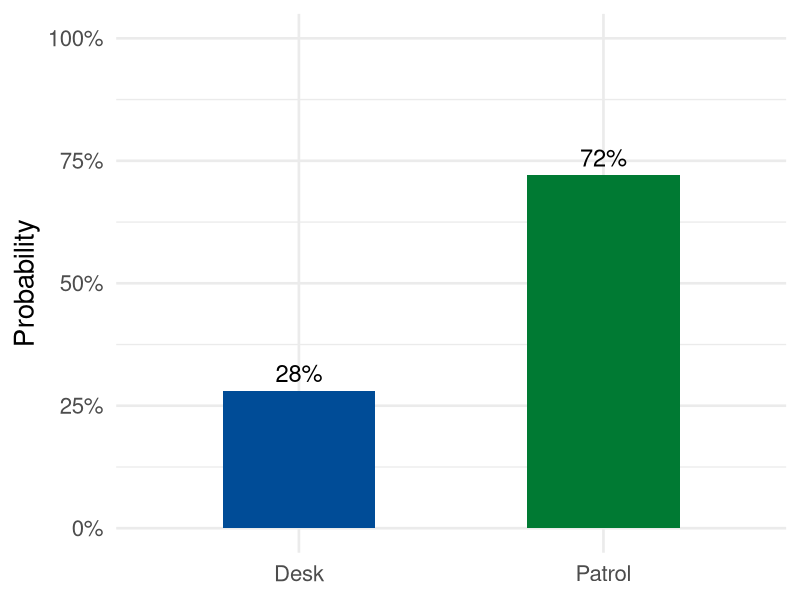
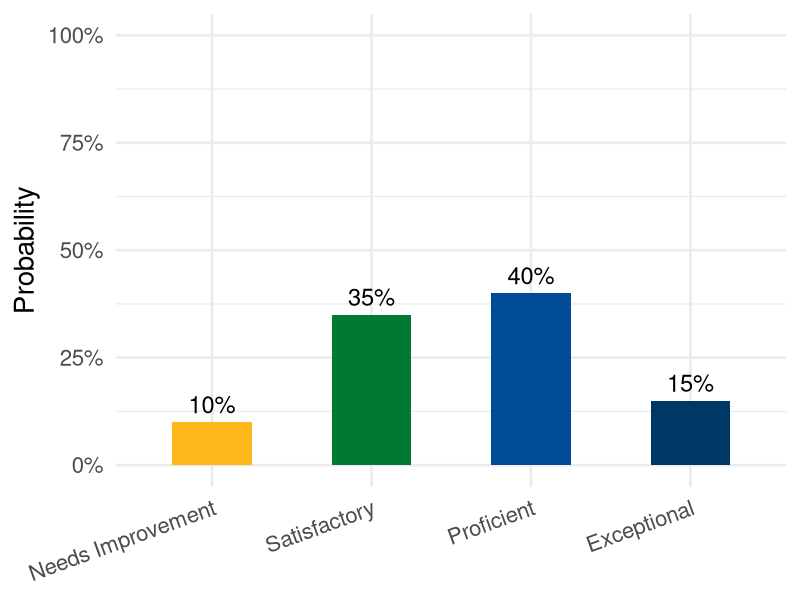
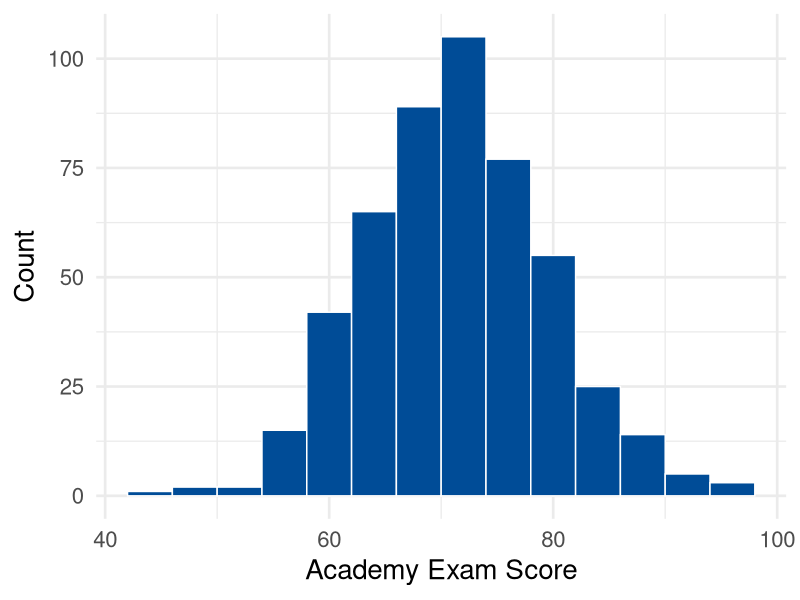
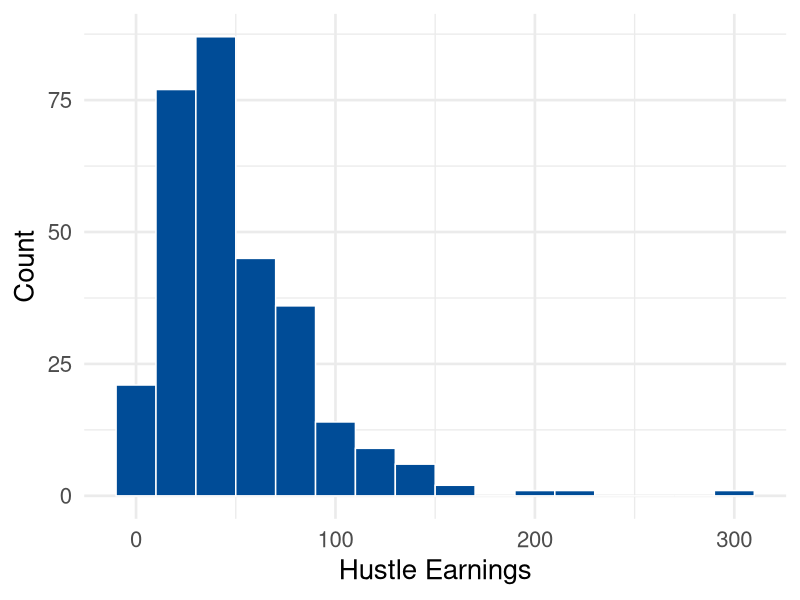
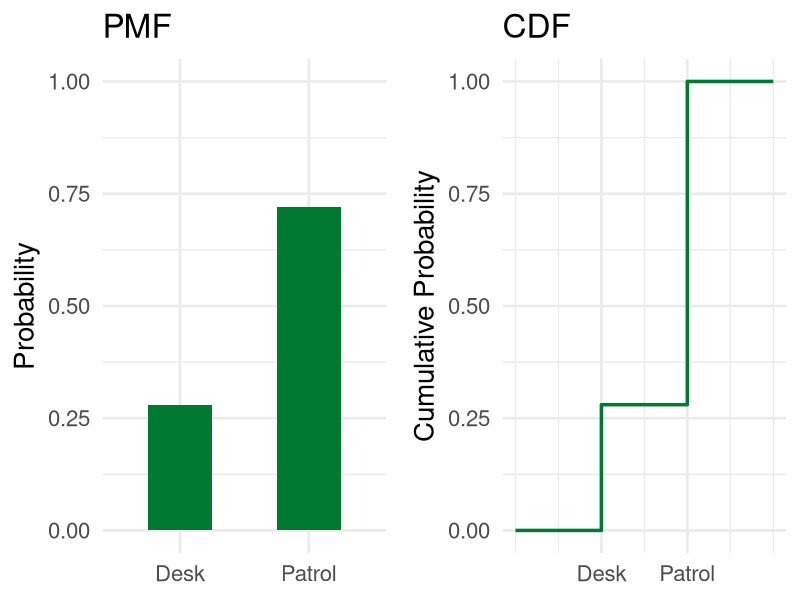
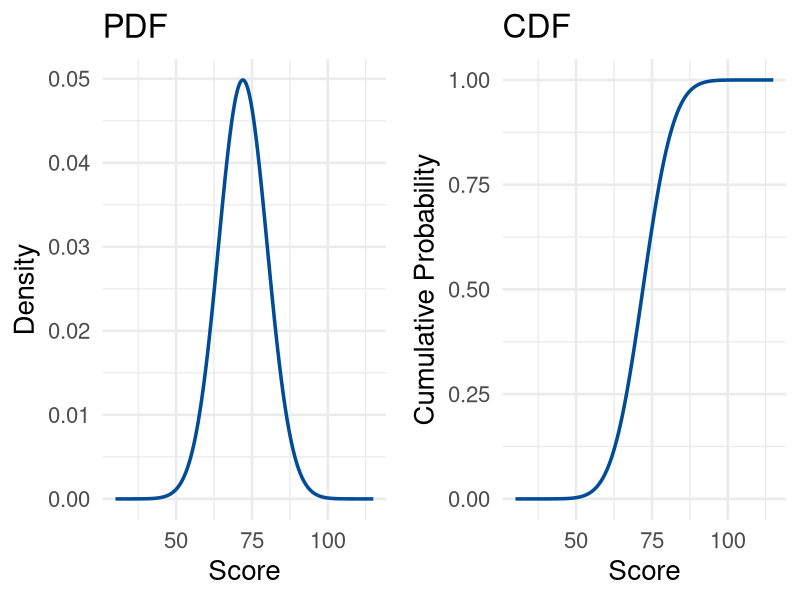
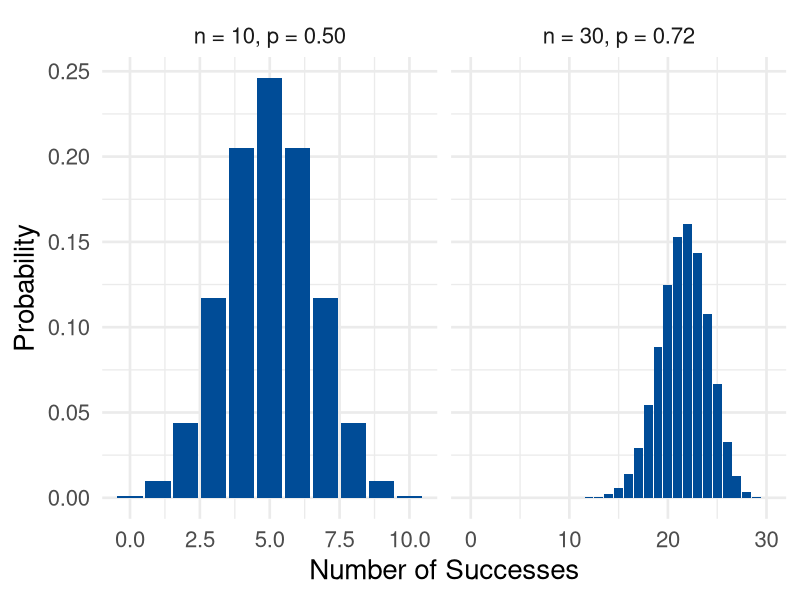
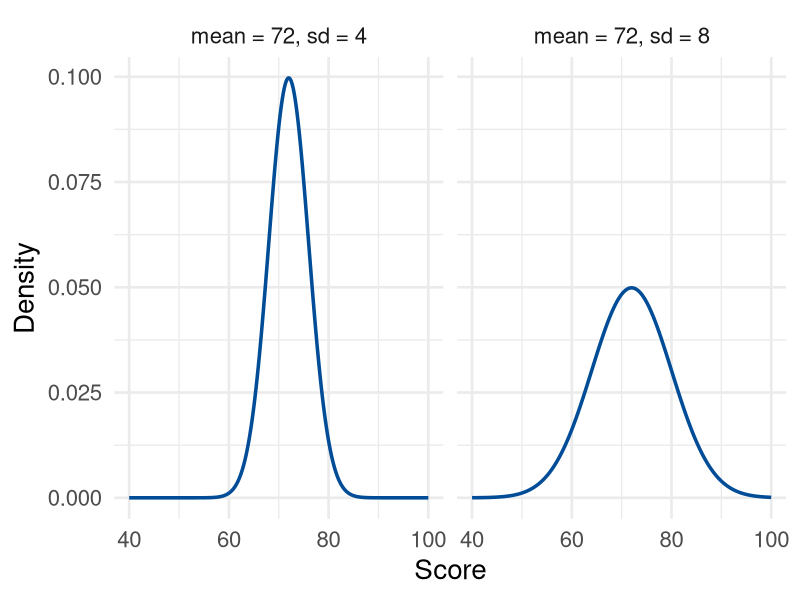

The R source for these figures, in order:
## ---- chunk 1
#| echo: false
library(tidyverse)

uwf_blue <- "#004C97"
uwf_green <- "#007A33"
uwf_marigold <- "#FFB81C"
uwf_midnight <- "#003865"
## ---- chunk 2
#| echo: false
#| fig-align: 'center'

dept_probs <- tibble(
  department = c("Patrol", "Desk"),
  probability = c(0.72, 0.28)
)

ggplot(dept_probs, aes(x = department, y = probability, fill = department)) +
  geom_col(width = 0.5) +
  geom_text(aes(label = scales::percent(probability)), vjust = -0.5, size = 6) +
  scale_fill_manual(values = c("Patrol" = uwf_green, "Desk" = uwf_blue)) +
  scale_y_continuous(limits = c(0, 1), labels = scales::percent) +
  labs(x = NULL, y = "Probability", title = NULL) +
  theme_minimal(base_size = 20) +
  theme(legend.position = "none")
## ---- chunk 3
#| echo: false
#| fig-align: 'center'

perf_probs <- tibble(
  performance_tier = factor(
    c("Needs Improvement", "Satisfactory", "Proficient", "Exceptional"),
    levels = c("Needs Improvement", "Satisfactory", "Proficient", "Exceptional")
  ),
  probability = c(0.10, 0.35, 0.40, 0.15)
)

ggplot(perf_probs, aes(x = performance_tier, y = probability, fill = performance_tier)) +
  geom_col(width = 0.5) +
  geom_text(aes(label = scales::percent(probability)), vjust = -0.5, size = 6) +
  scale_fill_manual(values = c(
    "Needs Improvement" = uwf_marigold,
    "Satisfactory" = uwf_green,
    "Proficient" = uwf_blue,
    "Exceptional" = uwf_midnight
  )) +
  scale_y_continuous(limits = c(0, 1), labels = scales::percent) +
  labs(x = NULL, y = "Probability", title = NULL) +
  theme_minimal(base_size = 20) +
  theme(legend.position = "none",
        axis.text.x = element_text(angle = 20, hjust = 1))
## ---- chunk 4
#| echo: false
#| fig-align: 'center'
set.seed(15671)

exam_df <- tibble(
  academy_exam_score = rnorm(500, mean = 72, sd = 8)
)

ggplot(exam_df, aes(x = academy_exam_score)) +
  geom_histogram(binwidth = 4, fill = uwf_blue, color = "white") +
  labs(x = "Academy Exam Score", y = "Count", title = NULL) +
  theme_minimal(base_size = 20)
## ---- chunk 5
#| echo: false
#| fig-align: 'center'
set.seed(797)

earnings_df <- tibble(
  hustle_earnings = rgamma(300, shape = 2, scale = 25)
)

ggplot(earnings_df, aes(x = hustle_earnings)) +
  geom_histogram(binwidth = 20, fill = uwf_blue, color = "white") +
  labs(x = "Hustle Earnings", y = "Count", title = NULL) +
  theme_minimal(base_size = 20)
## ---- chunk 6
#| fig-align: 'center'
#| echo: false
set.seed(7067)

dept_probs <- tibble(
  department = c("Patrol", "Desk"),
  probability = c(0.72, 0.28)
)

disc_cdf <- tibble(
  x = c(0, 1, 2, 3),
  cumulative = c(0, 0.28, 1.00, 1.00)
)

p1 <- ggplot(dept_probs, aes(x = department, y = probability, fill = department)) +
  geom_col(width = 0.5) +
  scale_fill_manual(values = c("Patrol" = uwf_green, "Desk" = uwf_green)) +
  scale_y_continuous(limits = c(0, 1)) +
  labs(title = "PMF", x = NULL, y = "Probability") +
  theme_minimal(base_size = 20) +
  theme(legend.position = "none")

p2 <- ggplot(disc_cdf, aes(x = x, y = cumulative)) +
  geom_step(color = uwf_green, linewidth = 1.2, direction = "hv") +
  #geom_point(data = disc_cdf |> filter(x %in% c(1, 2)), color = uwf_green, size = 3) +
  scale_x_continuous(breaks = c(1, 2), labels = c("Desk", "Patrol"), limits = c(0, 3)) +
  scale_y_continuous(limits = c(0, 1)) +
  labs(title = "CDF", x = NULL, y = "Cumulative Probability") +
  theme_minimal(base_size = 20)

ggpubr::ggarrange(p1, p2, ncol = 2)
## ---- chunk 7
#| fig-align: 'center'
#| echo: false
set.seed(7067)

cont_df <- tibble(x = seq(30, 115, length.out = 300)) |>
  mutate(density = dnorm(x, mean = 72, sd = 8),
         cumulative = pnorm(x, mean = 72, sd = 8))

p3 <- ggplot(cont_df, aes(x = x, y = density)) +
  geom_line(color = uwf_blue, linewidth = 1.2) +
  labs(title = "PDF", x = "Score", y = "Density") +
  theme_minimal(base_size = 20)

p4 <- ggplot(cont_df, aes(x = x, y = cumulative)) +
  geom_line(color = uwf_blue, linewidth = 1.2) +
  scale_y_continuous(limits = c(0, 1)) +
  labs(title = "CDF", x = "Score", y = "Cumulative Probability") +
  theme_minimal(base_size = 20)

ggpubr::ggarrange(p3, p4, ncol = 2)
## ---- chunk 8
#| fig-align: 'center'
#| echo: false
set.seed(111)

binom_df <- bind_rows(
  tibble(x = 0:30, prob = dbinom(x, size = 30, prob = 0.72), p_label = "n = 30, p = 0.72"),
  tibble(x = 0:10, prob = dbinom(x, size = 10, prob = 0.5), p_label = "n = 10, p = 0.50")
)

ggplot(binom_df, aes(x = x, y = prob)) +
  geom_col(fill = uwf_blue) +
  facet_wrap(~p_label, scales = "free_x") +
  labs(x = "Number of Successes", y = "Probability", title = NULL) +
  theme_minimal(base_size = 20)
## ---- chunk 9
#| fig-align: 'center'
#| echo: false
set.seed(111)

normal_df <- bind_rows(
  tibble(x = seq(40, 100, length.out = 300)) |> mutate(density = dnorm(x, 72, 8), p_label = "mean = 72, sd = 8"),
  tibble(x = seq(40, 100, length.out = 300)) |> mutate(density = dnorm(x, 72, 4), p_label = "mean = 72, sd = 4")
)

ggplot(normal_df, aes(x = x, y = density)) +
  geom_line(color = uwf_blue, linewidth = 1.2) +
  #geom_area(fill = uwf_blue, alpha = 0.15) +
  facet_wrap(~p_label, scales = "free_x") +
  labs(x = "Score", y = "Density", title = NULL) +
  theme_minimal(base_size = 20)
## ---- chunk 10
#| fig-align: 'center'
#| echo: false
set.seed(176927)

mu_df <- bind_rows(
  tibble(x = seq(40, 110, length.out = 300)) |> mutate(density = dnorm(x, 60, 8), label = "mu = 60"),
  tibble(x = seq(40, 110, length.out = 300)) |> mutate(density = dnorm(x, 72, 8), label = "mu = 72"),
  tibble(x = seq(40, 110, length.out = 300)) |> mutate(density = dnorm(x, 90, 8), label = "mu = 90")
)

ggplot(mu_df, aes(x = x, y = density, color = label)) +
  geom_line(linewidth = 1.2) +
  scale_color_manual(values = c(uwf_blue, uwf_green, uwf_marigold)) +
  labs(x = "Score", y = "Density", color = NULL, title = NULL) +
  theme_minimal(base_size = 20) +
  theme(legend.position = "bottom")
## ---- chunk 11
#| fig-align: 'center'
#| echo: false
set.seed(798765)

sigma_df <- bind_rows(
  tibble(x = seq(40, 100, length.out = 300)) |> mutate(density = dnorm(x, 72, 4), label = "sigma = 4"),
  tibble(x = seq(40, 100, length.out = 300)) |> mutate(density = dnorm(x, 72, 8), label = "sigma = 8"),
  tibble(x = seq(40, 100, length.out = 300)) |> mutate(density = dnorm(x, 72, 12), label = "sigma = 12")
)

ggplot(sigma_df, aes(x = x, y = density, color = label)) +
  geom_line(linewidth = 1.2) +
  scale_color_manual(values = c(uwf_blue, uwf_green, uwf_marigold)) +
  labs(x = "Score", y = "Density", color = NULL, title = NULL) +
  theme_minimal(base_size = 20) +
  theme(legend.position = "bottom")
## ---- chunk 12
#| fig-align: 'center'
#| echo: false
set.seed(79276777)

std_normal_df <- tibble(x = seq(-4, 4, length.out = 300)) |>
  mutate(density = dnorm(x, mean = 0, sd = 1))

ggplot(std_normal_df, aes(x = x, y = density)) +
  geom_line(color = uwf_blue, linewidth = 1.2) +
  labs(x = "z", y = "Density", title = NULL) +
  theme_minimal(base_size = 20)
## ---- chunk 13
#| fig-align: 'center'
#| echo: false
set.seed(7916698)

t_df <- bind_rows(
  tibble(x = seq(-4, 4, length.out = 300)) |> mutate(density = dt(x, df = 2), label = "df = 2"),
  tibble(x = seq(-4, 4, length.out = 300)) |> mutate(density = dt(x, df = 7), label = "df = 7"),
  tibble(x = seq(-4, 4, length.out = 300)) |> mutate(density = dnorm(x), label = "standard normal")
)

ggplot(t_df, aes(x = x, y = density, color = label)) +
  geom_line(linewidth = 1.2) +
  scale_color_manual(values = c(uwf_blue, uwf_green, uwf_marigold)) +
  labs(x = "t", y = "Density", color = NULL, title = NULL) +
  theme_minimal(base_size = 20) +
  theme(legend.position = "bottom")
## ---- chunk 14
#| fig-align: 'center'
#| echo: false
set.seed(7916698)

chisq_df <- bind_rows(
  tibble(x = seq(0, 20, length.out = 300)) |> mutate(density = dchisq(x, df = 2), label = "df = 2"),
  tibble(x = seq(0, 20, length.out = 300)) |> mutate(density = dchisq(x, df = 5), label = "df = 4")
)

ggplot(chisq_df, aes(x = x, y = density, color = label)) +
  geom_line(linewidth = 1.2) +
  scale_color_manual(values = c(uwf_blue, uwf_green)) +
  labs(x = expression(chi^2), y = "Density", color = NULL, title = NULL) +
  theme_minimal(base_size = 20) +
  theme(legend.position = "bottom")
## ---- chunk 15
#| fig-align: 'center'
#| echo: false
set.seed(7916698)

chisq_df <- bind_rows(
  tibble(x = seq(0, 60, length.out = 300)) |> mutate(density = dchisq(x, df = 3), label = "df = 3"),
  tibble(x = seq(0, 60, length.out = 300)) |> mutate(density = dchisq(x, df = 15), label = "df = 15"),
  tibble(x = seq(0, 60, length.out = 300)) |> mutate(density = dchisq(x, df = 30), label = "df = 30")
) |>
  mutate(label = factor(label, levels = c("df = 3", "df = 15", "df = 30")))

ggplot(chisq_df, aes(x = x, y = density, color = label)) +
  geom_line(linewidth = 1.2) +
  scale_color_manual(values = c(uwf_blue, uwf_green, uwf_marigold)) +
  labs(x = expression(chi^2), y = "Density", color = NULL, title = NULL) +
  theme_minimal(base_size = 20) +
  theme(legend.position = "bottom")
## ---- chunk 16
#| fig-align: 'center'
#| echo: false
set.seed(7916698)

f_df <- bind_rows(
  tibble(x = seq(0, 5, length.out = 300)) |> mutate(density = df(x, df1 = 2, df2 = 5), label = "df1 = 2, df2 = 5"),
  tibble(x = seq(0, 5, length.out = 300)) |> mutate(density = df(x, df1 = 5, df2 = 15), label = "df1 = 5, df2 = 15")
)

ggplot(f_df, aes(x = x, y = density, color = label)) +
  geom_line(linewidth = 1.2) +
  scale_color_manual(values = c(uwf_blue, uwf_green)) +
  labs(x = "F", y = "Density", color = NULL, title = NULL) +
  theme_minimal(base_size = 20) +
  theme(legend.position = "bottom")
## ---- chunk 17
#| fig-align: 'center'
#| echo: false
set.seed(7916698)

f_df <- bind_rows(
  tibble(x = seq(0, 5, length.out = 300)) |> mutate(density = df(x, df1 = 2, df2 = 5), label = "df1 = 2, df2 = 5"),
  tibble(x = seq(0, 5, length.out = 300)) |> mutate(density = df(x, df1 = 10, df2 = 20), label = "df1 = 10, df2 = 20"),
  tibble(x = seq(0, 5, length.out = 300)) |> mutate(density = df(x, df1 = 30, df2 = 40), label = "df1 = 30, df2 = 40")
) |>
  mutate(label = factor(label, levels = c("df1 = 2, df2 = 5", "df1 = 10, df2 = 20", "df1 = 30, df2 = 40")))

ggplot(f_df, aes(x = x, y = density, color = label)) +
  geom_line(linewidth = 1.2) +
  scale_color_manual(values = c(uwf_blue, uwf_green, uwf_marigold)) +
  labs(x = "F", y = "Density", color = NULL, title = NULL) +
  theme_minimal(base_size = 20) +
  theme(legend.position = "bottom")
